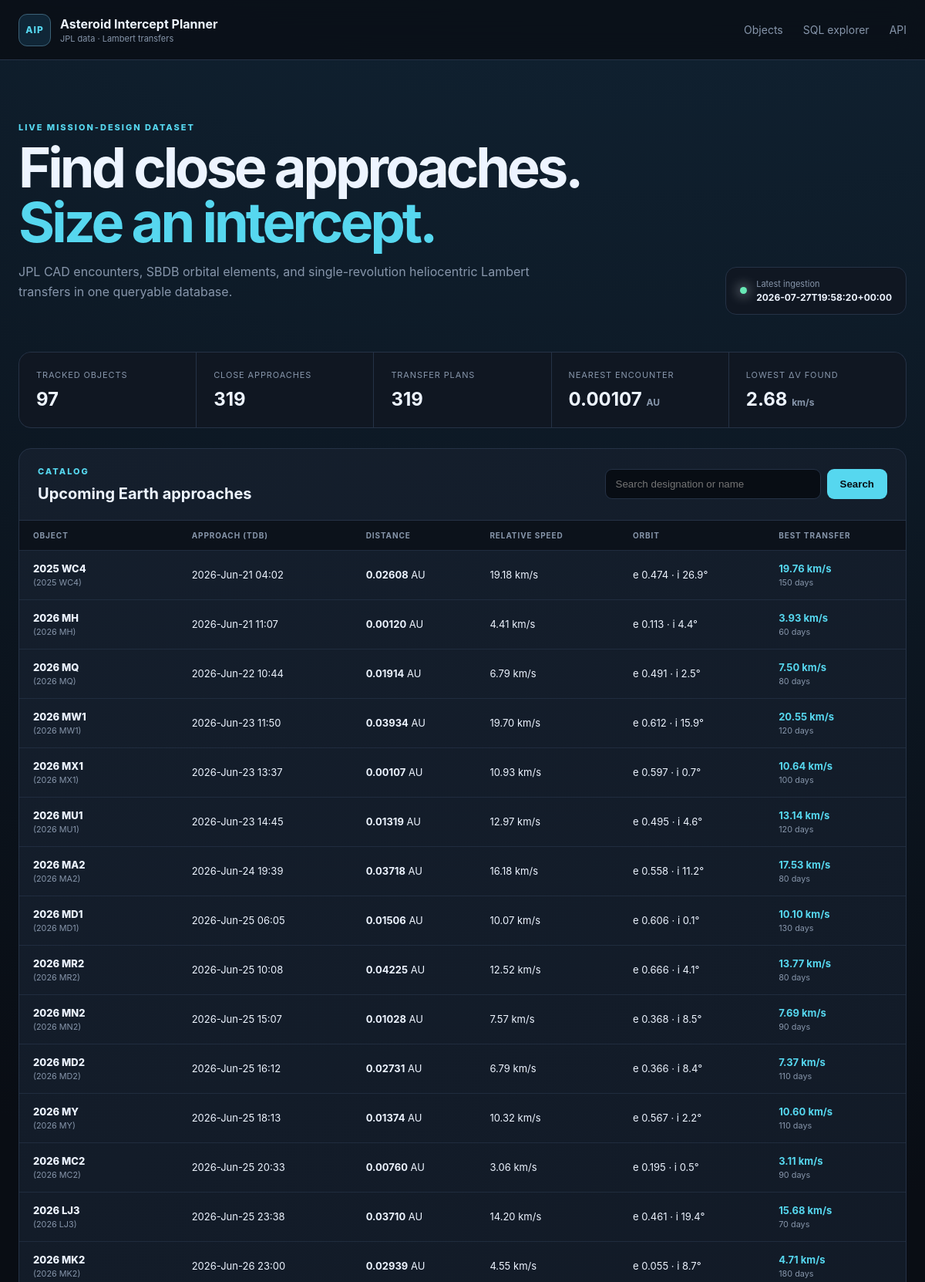
The page / (upper part) on the database its author committed.
### tables this page shows
CREATE TABLE ingestion_runs (
    run_id INTEGER PRIMARY KEY AUTOINCREMENT,
    started_at TEXT NOT NULL,
    finished_at TEXT,
    status TEXT NOT NULL CHECK (status IN ('running', 'success', 'failed')),
    source TEXT NOT NULL,
    query_json TEXT NOT NULL,
    object_count INTEGER NOT NULL DEFAULT 0,
    error_message TEXT
);

CREATE TABLE intercept_plans (
    plan_id INTEGER PRIMARY KEY AUTOINCREMENT,
    approach_id INTEGER NOT NULL REFERENCES close_approaches(approach_id) ON DELETE CASCADE,
    method TEXT NOT NULL,
    departure_jd_tdb REAL NOT NULL,
    arrival_jd_tdb REAL NOT NULL,
    tof_days REAL NOT NULL,
    departure_dv_kms REAL NOT NULL,
    arrival_dv_kms REAL NOT NULL,
    total_dv_kms REAL NOT NULL,
    c3_km2_s2 REAL,
    leo_departure_dv_kms REAL,
    polyline_json TEXT,
    computed_at TEXT NOT NULL, capture_dv_kms REAL, stable_final_orbit INTEGER, capture_json TEXT,
    UNIQUE (approach_id, method)
);

CREATE TABLE asteroids (
    designation TEXT PRIMARY KEY,
    fullname TEXT,
    absolute_magnitude_h REAL,
    diameter_km REAL,
    first_seen_at TEXT NOT NULL,
    updated_at TEXT NOT NULL
);

CREATE TABLE close_approaches (
    approach_id INTEGER PRIMARY KEY AUTOINCREMENT,
    designation TEXT NOT NULL REFERENCES asteroids(designation) ON DELETE CASCADE,
    body TEXT NOT NULL DEFAULT 'Earth',
    close_approach_jd_tdb REAL NOT NULL,
    close_approach_text TEXT,
    distance_au REAL NOT NULL,
    distance_min_au REAL,
    distance_max_au REAL,
    relative_velocity_kms REAL,
    hyperbolic_excess_velocity_kms REAL,
    time_uncertainty TEXT,
    ingested_at TEXT NOT NULL,
    UNIQUE (designation, body, close_approach_jd_tdb)
);

CREATE TABLE orbital_elements (
    designation TEXT PRIMARY KEY REFERENCES asteroids(designation) ON DELETE CASCADE,
    epoch_jd_tdb REAL,
    semi_major_axis_au REAL NOT NULL,
    eccentricity REAL NOT NULL,
    inclination_deg REAL NOT NULL,
    raan_deg REAL NOT NULL,
    arg_periapsis_deg REAL NOT NULL,
    mean_anomaly_deg REAL,
    perihelion_time_jd_tdb REAL,
    perihelion_distance_au REAL,
    aphelion_distance_au REAL,
    orbital_period_days REAL,
    earth_moid_au REAL,
    condition_code TEXT,
    orbit_id TEXT,
    source TEXT NOT NULL,
    updated_at TEXT NOT NULL
);

### app/web.py (the view)
    @application.route("/")
    def index():
        search = request.args.get("q", "").strip()
        sort = request.args.get("sort", "date")
        order = request.args.get("order", "asc")
        return render_template(
            "index.html",
            rows=list_asteroids(search, sort, order, path=settings.database_path),
            stats=dashboard_stats(settings.database_path),
            latest_run=latest_ingestion(settings.database_path),
            search=search,
            sort=sort,
            order=order,
        )

### app/database.py (called while the page is built, shortened)
def _dict_row(cursor: sqlite3.Cursor, row: tuple[Any, ...]) -> dict[str, Any]:
    return {column[0]: row[index] for index, column in enumerate(cursor.description)}

@contextmanager
def connect(path: Path | None = None) -> Iterator[sqlite3.Connection]:
    database_path = Path(path or get_settings().database_path)
    database_path.parent.mkdir(parents=True, exist_ok=True)
    connection = sqlite3.connect(database_path, timeout=30)
    connection.row_factory = _dict_row
    connection.execute("PRAGMA foreign_keys = ON")
    connection.execute("PRAGMA busy_timeout = 30000")
    try:
        yield connection
    finally:
        connection.close()

def initialize_database(path: Path | None = None) -> Path:
    database_path = Path(path or get_settings().database_path)
    schema = Path(__file__).with_name("schema.sql").read_text(encoding="utf-8")
    with connect(database_path) as connection:
        schema_version = int(connection.execute("PRAGMA user_version").fetchone()["user_version"])
        if schema_version < 2:
            connection.executescript(schema)
            connection.commit()
    return database_path

def fetch_all(
    query: str, params: Sequence[Any] = (), path: Path | None = None
) -> list[dict[str, Any]]:
    initialize_database(path)
    with connect(path) as connection:
        return connection.execute(query, params).fetchall()

def fetch_one(
    query: str, params: Sequence[Any] = (), path: Path | None = None
) -> dict[str, Any] | None:
    rows = fetch_all(query, params, path)
    return rows[0] if rows else None

def dashboard_stats(path: Path | None = None) -> dict[str, Any]:
    return (
        fetch_one(
            """
        SELECT
          (SELECT COUNT(*) FROM asteroids) AS asteroid_count,
          (SELECT COUNT(*) FROM close_approaches) AS approach_count,
          (SELECT COUNT(*) FROM intercept_plans) AS plan_count,
          (SELECT MIN(distance_au) FROM close_approaches) AS nearest_distance_au,
          (SELECT MIN(total_dv_kms) FROM intercept_plans) AS lowest_total_dv_kms
        """,
            path=path,
        )
        or {}
    )

def latest_ingestion(path: Path | None = None) -> dict[str, Any] | None:
    return fetch_one("SELECT * FROM ingestion_runs ORDER BY run_id DESC LIMIT 1", path=path)

### app/templates/index.html (shortened to what this page needs)
{% extends "base.html" %}
{% block content %}
<section class="hero">
  <div>
    <p class="eyebrow">LIVE MISSION-DESIGN DATASET</p>
    <h1>Find close approaches.<br><span>Size an intercept.</span></h1>
    <p>JPL CAD encounters, SBDB orbital elements, and single-revolution heliocentric Lambert transfers in one queryable database.</p>
  </div>
  <div class="run-status">
    <span class="status-dot {{ 'ok' if latest_run and latest_run.status == 'success' else '' }}"></span>
    <div><small>Latest ingestion</small><strong>{{ latest_run.finished_at if latest_run else 'No run recorded' }}</strong></div>
  </div>
</section>
<section class="metrics">
  <article><small>Tracked objects</small><strong>{{ stats.asteroid_count or 0 }}</strong></article>
  <article><small>Close approaches</small><strong>{{ stats.approach_count or 0 }}</strong></article>
  <article><small>Transfer plans</small><strong>{{ stats.plan_count or 0 }}</strong></article>
  <article><small>Nearest encounter</small><strong>{{ stats.nearest_distance_au|number(5) }} <em>AU</em></strong></article>
  <article><small>Lowest Δv found</small><strong>{{ stats.lowest_total_dv_kms|number(2) }} <em>km/s</em></strong></article>
</section>
<section class="panel">
  <div class="panel-header">
    <div><p class="eyebrow">CATALOG</p><h2>Upcoming Earth approaches</h2></div>
    <form class="search" method="get">
      <input type="search" name="q" value="{{ search }}" placeholder="Search designation or name">
      <button>Search</button>
    </form>
  </div>
  <div class="table-wrap">
    <table>
      <thead><tr>
        <th>Object</th><th>Approach (TDB)</th><th>Distance</th><th>Relative speed</th>
        <th>Orbit</th><th>Best transfer</th>
      </tr></thead>
      <tbody>
      {% for row in rows %}
        <tr>
          <td><a class="object-link" href="{{ url_for('asteroid_detail', designation=row.designation) }}">{{ row.designation }}</a><small>{{ row.fullname or '' }}</small></td>
          <td>{{ row.close_approach_text or row.close_approach_jd_tdb|number(2) }}</td>
          <td><strong>{{ row.distance_au|number(5) }}</strong> AU</td>
          <td>{{ row.relative_velocity_kms|number(2) }} km/s</td>
          <td>e {{ row.eccentricity|number(3) }} · i {{ row.inclination_deg|number(1) }}°</td>
          <td>{% if row.total_dv_kms is not none %}<strong class="accent">{{ row.total_dv_kms|number(2) }} km/s</strong><small>{{ row.tof_days|number(0) }} days</small>{% else %}<span class="muted">No feasible grid solution</span>{% endif %}</td>
        </tr>
      {% else %}
        <tr><td class="empty" colspan="6">The database is empty. Run <code>python -m app.ingest</code> to populate it.</td></tr>
      {% endfor %}
      </tbody>
    </table>
  </div>
</section>
{% endblock %}

### app/static/style.css (style rules this page uses)
:root { --bg:#090d14;--surface:#101722;--surface-2:#151f2d;--line:#253246;--text:#edf4ff;--muted:#8796ab;--cyan:#56d7ef;--green:#67e8b5;--orange:#ffad66;--max:1440px;font-family:Inter,ui-sans-serif,system-ui,-apple-system,BlinkMacSystemFont,"Segoe UI",sans-serif;color-scheme:dark }
* { box-sizing:border-box }
body { margin:0;background:radial-gradient(circle at 70% -20%,#16334a 0,transparent 35%),var(--bg);color:var(--text);min-height:100vh }
.hero { display:flex;justify-content:space-between;align-items:flex-end;padding:38px 0 48px }
.eyebrow { font-size:11px;letter-spacing:.18em;color:var(--cyan);font-weight:800;margin:0 0 10px }
.hero h1,.detail-hero h1 { font-size:clamp(42px,6vw,82px);line-height:.98;margin:0;letter-spacing:-.055em }
.hero h1 span { color:var(--cyan) }
.hero>div>p:last-child,.detail-hero>p:last-child { color:var(--muted);max-width:680px;line-height:1.65 }
.run-status { display:flex;align-items:center;gap:12px;padding:14px 18px;border:1px solid var(--line);border-radius:14px;background:var(--surface) }
.run-status small,.run-status strong { display:block }
.run-status small { color:var(--muted);font-size:11px }
.run-status strong { font-size:12px;margin-top:3px }
.status-dot { width:9px;height:9px;border-radius:50%;background:var(--orange);box-shadow:0 0 16px currentColor }
.status-dot.ok { background:var(--green) }
.metrics { display:grid;grid-template-columns:repeat(5,1fr);gap:1px;background:var(--line);border:1px solid var(--line);border-radius:16px;overflow:hidden;margin-bottom:26px }
.metrics article { background:var(--surface);padding:22px }
.metrics small { display:block;color:var(--muted);font-size:11px;text-transform:uppercase;letter-spacing:.08em }
.metrics strong { display:block;font-size:24px;margin-top:10px }
.metrics em { font-size:12px;color:var(--muted);font-style:normal }
.panel { border:1px solid var(--line);background:linear-gradient(145deg,rgba(21,31,45,.93),rgba(12,18,28,.93));border-radius:16px;overflow:hidden }
.panel-header { padding:22px 24px;border-bottom:1px solid var(--line);display:flex;align-items:center;justify-content:space-between;gap:24px }
.panel-header h2,.note-card h2,.table-list h2 { margin:0;font-size:20px }
.search { display:flex;gap:8px }
input,textarea { background:#080d14;border:1px solid var(--line);color:var(--text);border-radius:9px;padding:11px 13px }
input { min-width:280px }
button,.button { background:var(--cyan);border:0;color:#071015;border-radius:9px;padding:11px 17px;font-weight:800;cursor:pointer;text-decoration:none;display:inline-block }
.table-wrap { overflow:auto }
table { width:100%;border-collapse:collapse;font-size:13px }
th { text-align:left;color:var(--muted);font-size:10px;text-transform:uppercase;letter-spacing:.09em;padding:13px 18px;background:#0c121b;white-space:nowrap }
td { border-top:1px solid rgba(37,50,70,.75);padding:15px 18px;white-space:nowrap }
td small { display:block;color:var(--muted);margin-top:4px }
.object-link { color:var(--text);font-weight:800;text-decoration:none }
.object-link:hover,.accent { color:var(--cyan) }

### rows shown on the page
ingestion_runs: finished_at "2026-07-27T19:58:20+00:00"
intercept_plans: designation "2025 WC4", fullname "(2025 WC4)", close_approach_text "2026-Jun-21 04:02", distance_au|number "0.02608", relative_velocity_kms|number "19.18", eccentricity|number "0.474", inclination_deg|number "26.9", total_dv_kms|number "19.76", tof_days|number "150"
intercept_plans: designation "2026 MH", fullname "(2026 MH)", close_approach_text "2026-Jun-21 11:07", distance_au|number "0.00120", relative_velocity_kms|number "4.41", eccentricity|number "0.113", inclination_deg|number "4.4", total_dv_kms|number "3.93", tof_days|number "60"
intercept_plans: designation "2026 MQ", fullname "(2026 MQ)", close_approach_text "2026-Jun-22 10:44", distance_au|number "0.01914", relative_velocity_kms|number "6.79", eccentricity|number "0.491", inclination_deg|number "2.5", total_dv_kms|number "7.50", tof_days|number "80"
intercept_plans: designation "2026 MW1", fullname "(2026 MW1)", close_approach_text "2026-Jun-23 11:50", distance_au|number "0.03934", relative_velocity_kms|number "19.70", eccentricity|number "0.612", inclination_deg|number "15.9", total_dv_kms|number "20.55", tof_days|number "120"
intercept_plans: designation "2026 MX1", fullname "(2026 MX1)", close_approach_text "2026-Jun-23 13:37", distance_au|number "0.00107", relative_velocity_kms|number "10.93", eccentricity|number "0.597", inclination_deg|number "0.7", total_dv_kms|number "10.64", tof_days|number "100"
intercept_plans: designation "2026 MU1", fullname "(2026 MU1)", close_approach_text "2026-Jun-23 14:45", distance_au|number "0.01319", relative_velocity_kms|number "12.97", eccentricity|number "0.495", inclination_deg|number "4.6", total_dv_kms|number "13.14", tof_days|number "120"
intercept_plans: designation "2026 MA2", fullname "(2026 MA2)", close_approach_text "2026-Jun-24 19:39", distance_au|number "0.03718", relative_velocity_kms|number "16.18", eccentricity|number "0.558", inclination_deg|number "11.2", total_dv_kms|number "17.53", tof_days|number "80"
intercept_plans: designation "2026 MD1", fullname "(2026 MD1)", close_approach_text "2026-Jun-25 06:05", distance_au|number "0.01506", relative_velocity_kms|number "10.07", eccentricity|number "0.606", inclination_deg|number "0.1", total_dv_kms|number "10.10", tof_days|number "130"
intercept_plans: designation "2026 MR2", fullname "(2026 MR2)", close_approach_text "2026-Jun-25 10:08", distance_au|number "0.04225", relative_velocity_kms|number "12.52", eccentricity|number "0.666", inclination_deg|number "4.1", total_dv_kms|number "13.77", tof_days|number "80"
intercept_plans: designation "2026 MN2", fullname "(2026 MN2)", close_approach_text "2026-Jun-25 15:07", distance_au|number "0.01028", relative_velocity_kms|number "7.57", eccentricity|number "0.368", inclination_deg|number "8.5", total_dv_kms|number "7.69", tof_days|number "90"
intercept_plans: designation "2026 MD2", fullname "(2026 MD2)", close_approach_text "2026-Jun-25 16:12", distance_au|number "0.02731", relative_velocity_kms|number "6.79", eccentricity|number "0.366", inclination_deg|number "8.4", total_dv_kms|number "7.37", tof_days|number "110"
intercept_plans: designation "2026 MY", fullname "(2026 MY)", close_approach_text "2026-Jun-25 18:13", distance_au|number "0.01374", relative_velocity_kms|number "10.32", eccentricity|number "0.567", inclination_deg|number "2.2", total_dv_kms|number "10.60", tof_days|number "110"
intercept_plans: designation "2026 MC2", fullname "(2026 MC2)", close_approach_text "2026-Jun-25 20:33", distance_au|number "0.00760", relative_velocity_kms|number "3.06", eccentricity|number "0.195", inclination_deg|number "0.5", total_dv_kms|number "3.11", tof_days|number "90"
intercept_plans: designation "2026 LJ3", fullname "(2026 LJ3)", close_approach_text "2026-Jun-25 23:38", distance_au|number "0.03710", relative_velocity_kms|number "14.20", eccentricity|number "0.461", inclination_deg|number "19.4", total_dv_kms|number "15.68", tof_days|number "70"
intercept_plans: designation "2026 MK2", fullname "(2026 MK2)", close_approach_text "2026-Jun-26 23:00", distance_au|number "0.02939", relative_velocity_kms|number "4.55", eccentricity|number "0.055", inclination_deg|number "8.7", total_dv_kms|number "4.71", tof_days|number "180"

### other values the page prints
{{ stats.asteroid_count or 0 }} "97"
{{ stats.approach_count or 0 }} "319"
{{ stats.plan_count or 0 }} "319"
{{ stats.nearest_distance_au|number(5) }} "0.00107"
{{ stats.lowest_total_dv_kms|number(2) }} "2.68"
